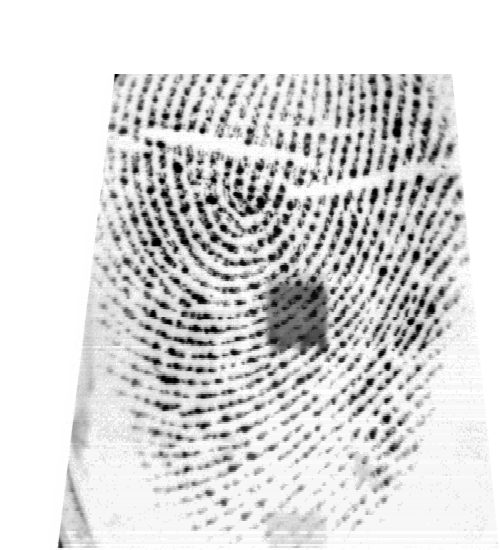
#> input picture Lab 4/Abhay Fingerprints/Left Thumb/1.bmp, 500 x 550 px, found by its file name
$ jupyter execute --allow-errors 'Lab04-Fingerprint1-2024W-Abhay Khosla.ipynb'
#> lines starting #> are read from the running program, lines starting #| are printed output that depends on the picture
<!-- DON'T EDIT THIS CELL! -->
<!-- TYPE SHIFT+ENTER AND GO TO THE NEXT CELL -->

<center>
    <h1>Laboratory Experiment #4</h1>
    <h3>Fingerprint Biometrics - Part I: Preprocessing and Feature Extraction</h3>
</center>

# Lab 4 - Report

#### UCID: 30085789
#### Name: Abhay Khosla

## Introduction
In this lab we will exploring image processing via using fingerprint images in .bmp(raw image format) and recognizing the fingerprint using the extracted features. This is a core part of biometric security systems and is used in many applications such as mobile phones, laptops, and other devices. The main goal of this lab is to understand the process of fingerprint recognition and to implement the feature extraction and matching algorithms. We utilized the DigitalPerson USB fingerprint reader to capture the fingerprint images. In this lab exercise we also learn the practical integration of of theoretical knowledge with the essential Python libraries, including the manual installation of OpenCV. This lab serves as a foundational step towards mastering biometric system design, emphasizing critical analysis and feature extraction expertise.

[cell 1]
import cv2 as cv
import numpy as np

# NOTE: We are using Scikit-Image version 0.18.3
# If you have a version different from that, please open your Anaconda prompt and type:
# conda install -c anaconda scikit-image=0.18.3

from skimage.io import imread
from skimage.util import img_as_ubyte
from skimage.exposure import equalize_hist, equalize_adapthist
from skimage.filters import median
from skimage.measure import find_contours

from scipy.signal.signaltools import wiener

from utils_encm.poincare import calculate_singularities
from utils_encm.segmentation import segmentation
from utils_encm.normalization import normalize
from utils_encm.gabor_filter import gabor_filter
from utils_encm.frequency import ridge_freq
from utils_encm.orientation import calculate_angles, visualize_angles
from utils_encm.crossing_number import calculate_minutiae
from utils_encm.skeletonize import skeletonize
from utils_encm.MatchGaborFeat import MatchGaborFeat
from utils_encm.align2 import align2
from utils_encm.match import match

import matplotlib.pyplot as plt
from matplotlib.patches import Rectangle
import matplotlib as mpl
# setting the default colormap for images only
mpl.rc('image', cmap='gray')

[cell 2]
# is necessary to convert to uint to have the range 0-255
# some images might to return as 0-1
img = img_as_ubyte(imread('BTLab_Fingerprints/right_thumb/1.bmp', as_gray=True))
#> img: shape (550, 500); min 0, max 255, mean 217.8

# copying the original image in case to use later on
input_img = img.copy()

print(np.min(img), np.max(img))
#| 0 255

plt.imshow(img)

### Preprocessing

#### Histogram Equalization

[cell 3]
# equalize functions return a float adata 0-1
# to se as uint8 is necessary to convert
img_eq1 = img_as_ubyte(equalize_hist(img))
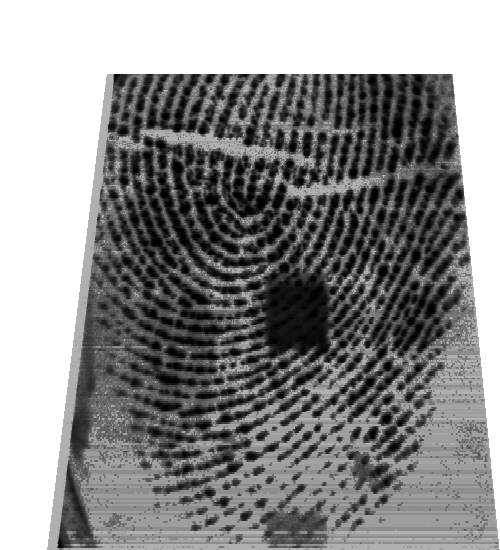
#> img_eq1: shape (550, 500); min 0, max 255, mean 141.1
img_eq2 = img_as_ubyte(equalize_adapthist(img))
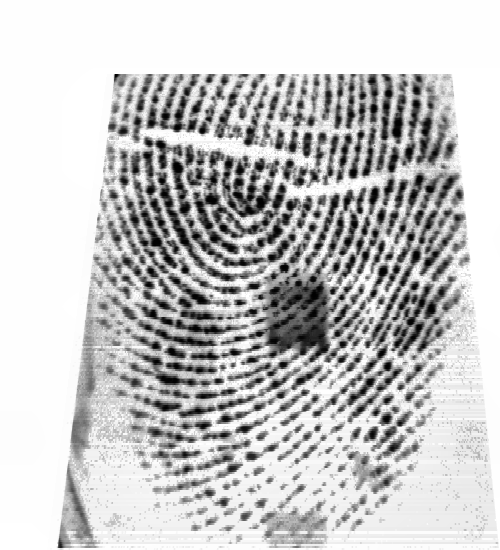
#> img_eq2: shape (550, 500); min 0, max 255, mean 199.1

plt.figure(figsize=(14,6))
plt.subplot(2,3,1)
plt.imshow(img)
plt.title('Original image')
plt.subplot(2,3,2)
plt.imshow(img_eq1)
plt.title('Regular equalization')
plt.subplot(2,3,3)
plt.imshow(img_eq2)
plt.title('Adaptive Equalization')
plt.subplot(2,3,4)
plt.hist(img.ravel(), bins=20, density=True)
plt.xlabel('Pixel intensity')
plt.subplot(2,3,5)
plt.hist(img_eq1.ravel(), bins=20, density=True)
plt.xlabel('Pixel intensity')
plt.subplot(2,3,6)
plt.hist(img_eq2.ravel(), bins=20, density=True)
plt.xlabel('Pixel intensity')
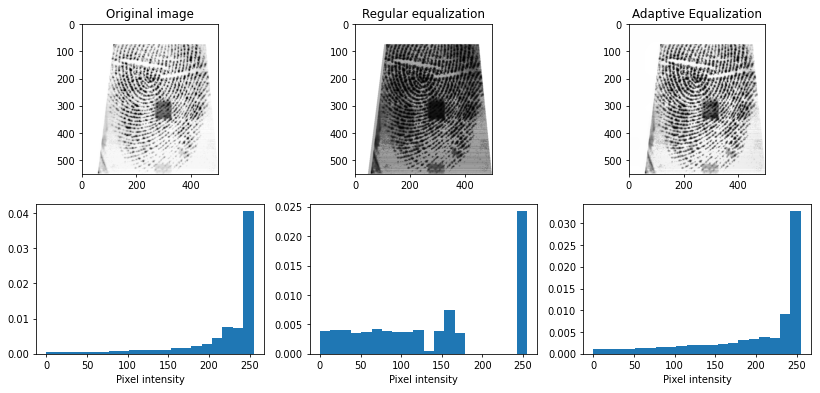
#> figure drawn by matplotlib, 6 panels; panel 4: tallest bar 0.0406 high, from x = 242.2 to 255; panel 5: tallest bar 0.0243 high, from x = 242.2 to 255; panel 6: tallest bar 0.0328 high, from x = 242.2 to 255

#### De-noising

[cell 4]
# two different denoising filters are applyed.
# you should chose one

# Wiener filter needs the input image as float (not uint8)
# the (5,5) corresponds to the sized of the window to considered during the processing.
img_wiener = wiener(img.astype('float'), (5,5))
# is necessary to convert the output back to uint8.
# some additional steps are necessary to have it in 0-255.
img_wiener = img_as_ubyte((img_wiener-np.min(img_wiener))/(np.max(img_wiener)-np.min(img_wiener)))

# with the Median filter is not necessary to convert back to uint8
img_median = median(img)

plt.figure(figsize=(12,8))
plt.subplot(1,3,1)
plt.imshow(img)
plt.title('Original image')
plt.subplot(1,3,2)
plt.imshow(img_wiener)
plt.title('Wiener filter')
plt.subplot(1,3,3)
plt.imshow(img_median)
plt.title('Median filter')
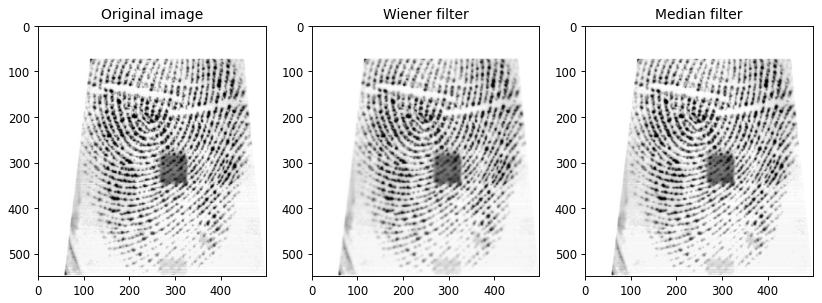
#> figure drawn by matplotlib, 3 panels

$ run again, with Lab 4/Abhay Fingerprints/Left Thumb/4.bmp copied over Lab 4/Abhay Fingerprints/Left Thumb/1.bmp
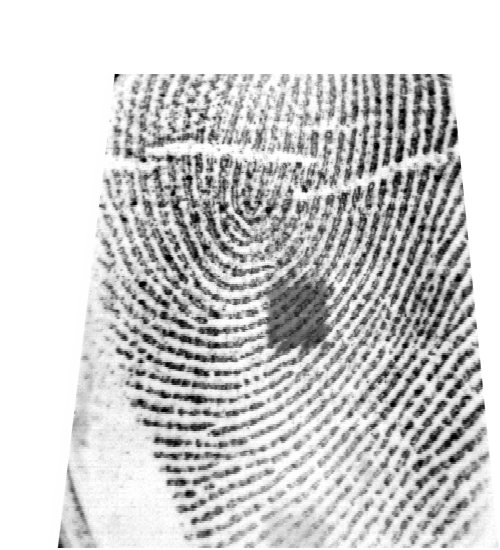
#> input picture Lab 4/Abhay Fingerprints/Left Thumb/4.bmp, 500 x 550 px, found by its file name
#| 0 255
#> `img_eq1 = img_as_ubyte(equalize_hist(img))`:
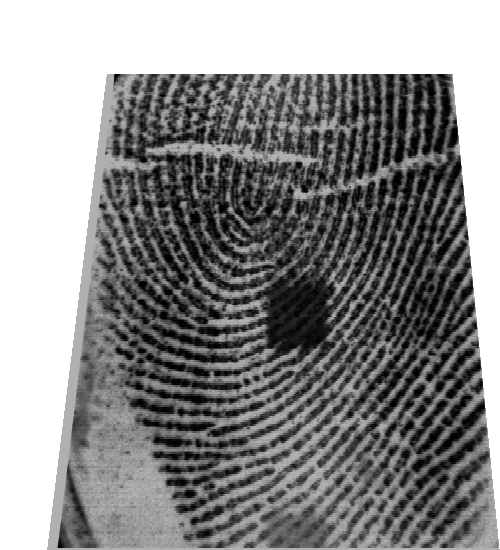
#> img_eq1: shape (550, 500); min 0, max 255, mean 140.2
#> `img_wiener = wiener(img.astype('float'), (5,5))`:
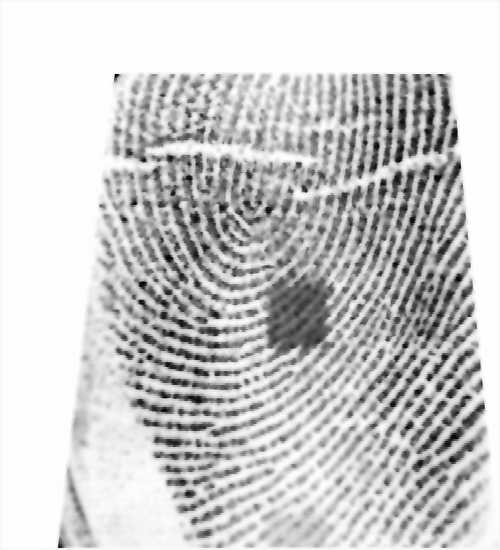
#> img_wiener: shape (550, 500) float64; min 4.96, max 255, mean 205; drawn with min black and max white

$ run again, with Lab 4/Abhay Fingerprints/Left Thumb/5.bmp copied over Lab 4/Abhay Fingerprints/Left Thumb/1.bmp
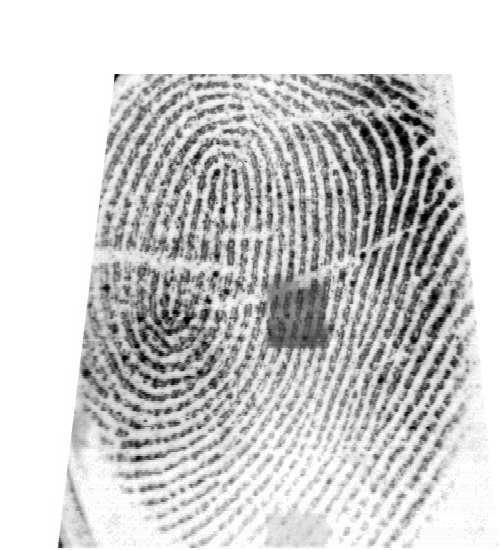
#> input picture Lab 4/Abhay Fingerprints/Left Thumb/5.bmp, 500 x 550 px, found by its file name
#| 0 255
#> `img_eq1 = img_as_ubyte(equalize_hist(img))`:
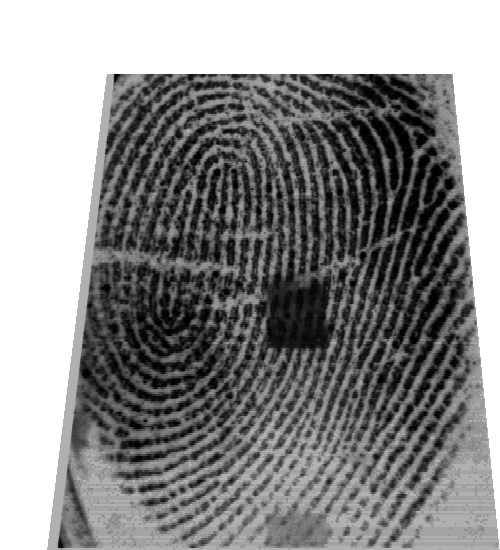
#> img_eq1: shape (550, 500); min 0, max 255, mean 140.4
#> `[cell 4] # two different denoising filters are applyed. # you should c..`:
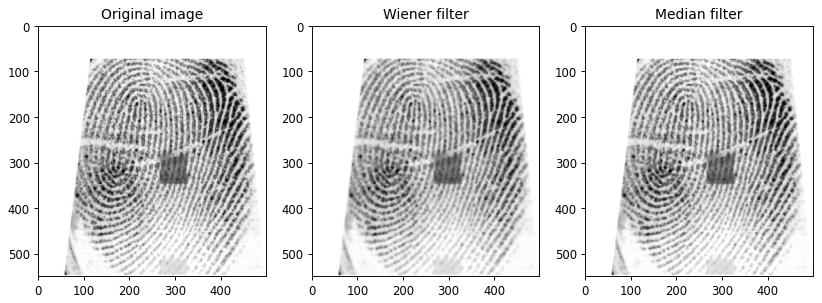
#> figure drawn by matplotlib, 3 panels

$ run again, with Lab 4/Abhay Fingerprints/Left Thumb/6.bmp copied over Lab 4/Abhay Fingerprints/Left Thumb/1.bmp
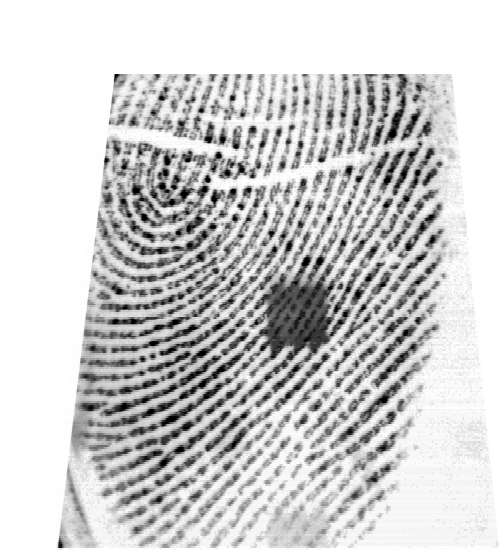
#> input picture Lab 4/Abhay Fingerprints/Left Thumb/6.bmp, 500 x 550 px, found by its file name
#| 0 255
#> `img_eq1 = img_as_ubyte(equalize_hist(img))`:
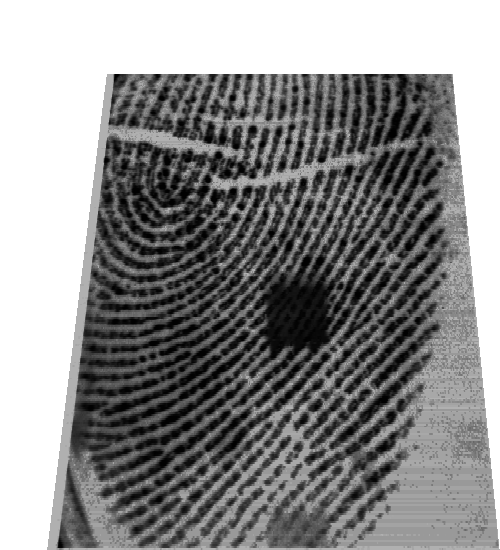
#> img_eq1: shape (550, 500); min 1, max 255, mean 140.4
#> `[cell 4] # two different denoising filters are applyed. # you should c..`:
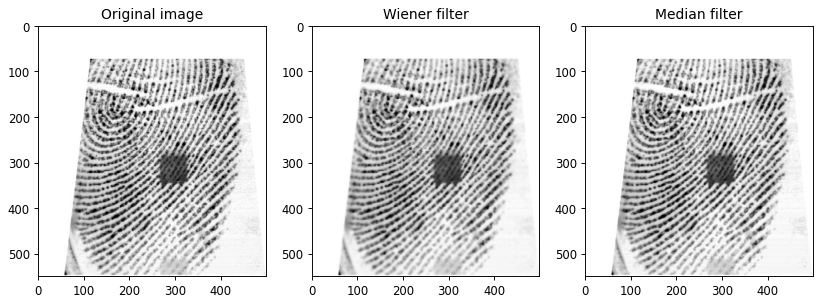
#> figure drawn by matplotlib, 3 panels
